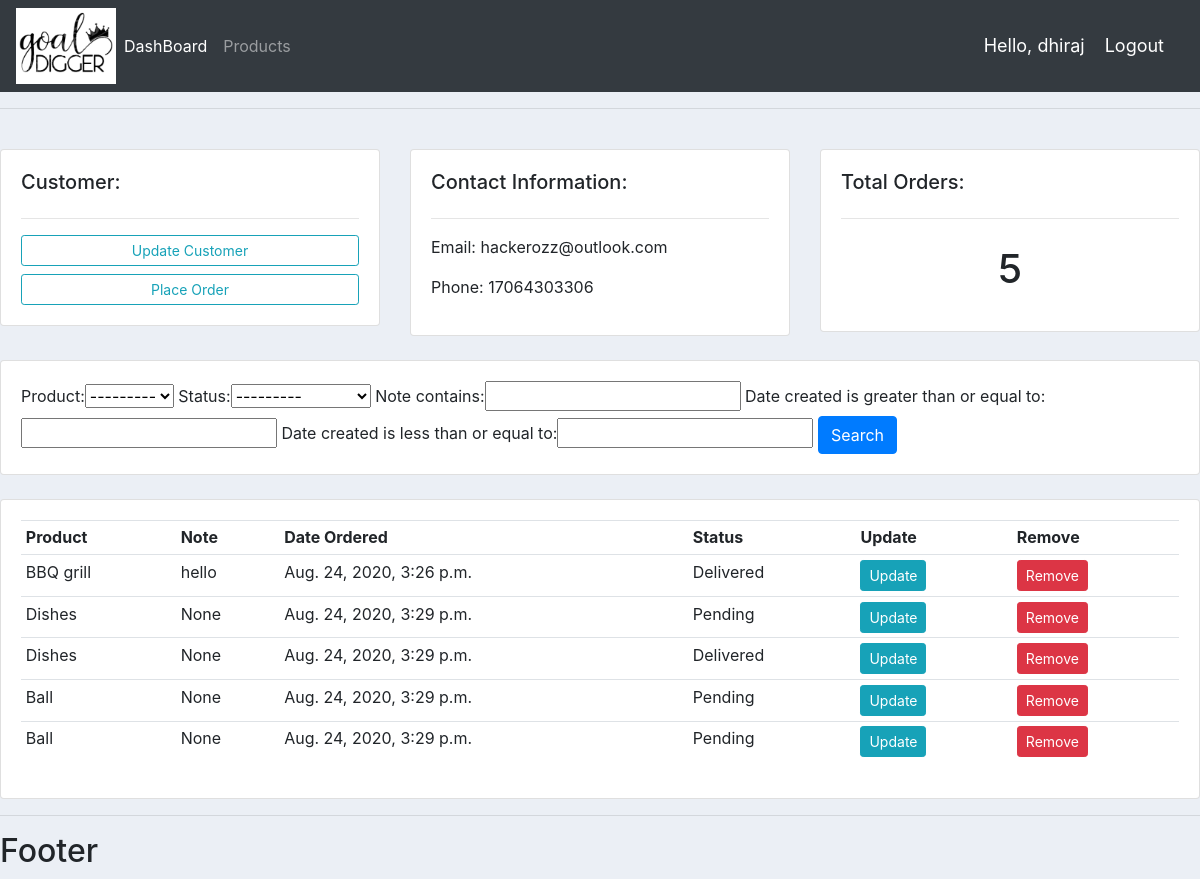
Page /customer/5/ (signed in) on the committed database.
### accounts/models.py (models this page shows, shortened)
class Customer(models.Model):
    user = models.OneToOneField(User, null=True,blank=True, on_delete=models.CASCADE)
    name = models.CharField(max_length=200, null=True)
    phone = models.CharField(max_length=200, null=True)
    email = models.CharField(max_length=200, null=True)
    profile_pic = models.ImageField(default="profile1.png", null=True, blank=True)
    date_created = models.DateTimeField(auto_now_add=True, null=True)

class Order(models.Model):
    STATUS = (
        ('Pending', 'Pending'),
        ('Out for delivery', 'Out for delivery'),
        ('Delivered', 'Delivered'),
    )
    customer = models.ForeignKey(Customer, null=True, on_delete=models.CASCADE)
    product = models.ForeignKey(Product, null=True, on_delete=models.SET_NULL)
    date_created = models.DateTimeField(auto_now_add=True, null=True)
    status = models.CharField(max_length=200, null=True, choices=STATUS)
    note = models.CharField(max_length=1000, null=True)

class Product(models.Model):
    CATEGORY = (
        ('Indoor', 'Indoor'),
        ('Out Door', 'Out Door')
        )
    name = models.CharField(max_length=200, null=True)
    price = models.FloatField(null=True)
    category = models.CharField(max_length=200, null=True, choices=CATEGORY)
    discription = models.CharField(max_length=200, null=True, blank=True)
    date_created = models.DateTimeField(auto_now_add=True, null=True)
    tags = models.ManyToManyField(Tag)
    def __str__(self):
        return self.name

### accounts/decorators.py (the view)
        def wrapper_func(request, *args, **kwargs):
            group = None
            if request.user.groups.exists():
                group = request.user.groups.all()[0].name
            if group in allowed_roles:
                return view_func(request, *args, **kwargs)
            else:
                return HttpResponse('You are not authorized to view this page')

### accounts/views.py (called while the page is built)
@login_required(login_url='login')
@allowed_users(allowed_roles=['admin'])
def customers(request, pk_test):
    customer = Customer.objects.get(id=pk_test)
    orders = customer.order_set.all()
    order_count = orders.count()
    myfilter = OrderFilter(request.GET, queryset=orders)
    orders = myfilter.qs
    context = {
        'customer': customer,
        'orders': orders,
        'order_count': order_count,
        'myfilter': myfilter,
    }
    return render(request, 'accounts/customers.html', context)

### accounts/templates/accounts/customers.html
{% extends 'accounts/main.html' %}
{% block content %}
    <br>
<div class="row">
    <div class="col-md">
        <div class="card card-body">
            <h5>Customer:</h5>
            <hr>
            <a href="" class="btn btn-outline-info btn-sm btn-block">Update Customer</a>
            <a href="{% url 'create_order' customer.id %}" class="btn btn-outline-info btn-sm btn-block">Place Order</a>
        </div>
    </div>
    <div class="col-md">
        <div class="card card-body">
            <h5>Contact Information:</h5>
            <hr>
            <p>Email: {{ customer.email }}</p>
            <p>Phone: {{ customer.phone }}</p>
        </div>
    </div>
    <div class="col-md">
        <div class="card card-body">
            <h5>Total Orders:</h5>
            <hr>
            <h1 style="text-align: center; padding: 10px;">{{ order_count }}</h1>
        </div>
    </div>
</div>
<br>
<div class="row">
    <div class="col">
        <div class="card card-body">
            <form action="" method="GET">
                {{myfilter.form}}
                <button class="btn btn-primary" type="submit">Search</button>
            </form>
        </div>
    </div>
</div>
<br>
<div class="row">
    <div class="col-md">
        <div class="card card-body">
            <table class="table table-sm">
                <tr>
                    <th>Product</th>
                    <th>Note</th>
                    <th>Date Ordered</th>
                    <th>Status</th>
                    <th>Update</th>
                    <th>Remove</th>
                </tr>
                {% for order in orders %}
                    <tr>
                        <td>{{ order.product.name }}</td>
                        <td>{{ order.note }}</td>
                        <td>{{ order.product.date_created }}</td>
                        <td>{{ order.status }}</td>
                        <td><a class="btn btn-sm btn-info" href="{% url 'update_order' order.id %}">Update</a></td>
                        <td><a class="btn btn-sm btn-danger" href="{% url 'delete_order' order.id %}">Remove</a></td>
                    </tr>
                {% endfor %}
            </table>
        </div>
    </div>
</div>
{% endblock %}

### accounts/templates/accounts/navbar.html (shortened to what this page needs)
{% load static %}
<nav class="navbar navbar-expand-lg navbar-dark bg-dark">
    <img src="{% static  '/images/gold-diggers2.jpg'  %}" alt="" style="width: 100px;">
    <div class="collapse navbar-collapse" id="navbarNav">
      <ul class="navbar-nav">
        {% if request.user.is_staff %}
        <li class="nav-item active">
          <a class="nav-link" href="{% url 'home'  %}">DashBoard</a>
        </li>
        <li class="nav-item">
          <a class="nav-link" href="{% url 'products'  %}">Products</a>
        </li>
        {% else %}
        <li class="nav-item">
          <a href="{% url 'account' %}" class="nav-link">Setting</a>
        </li>
        {% endif %}
      </ul>
    </div>
      <span id="hello-msg"><a href="{% url 'user-page' %}">Hello, {{ request.user }}</a></span>
      <span><a class="hello-msg" href="{% url 'logout' %}">Logout</a></span>
  </nav>

### static/css/main.css (style rules this page uses)
body { background-color: #ebeff5; }

### accounts/templates/accounts/navbar.html (style rules this page uses)
#hello-msg a { font-size: 18px; color: #fff; margin-right: 20px; }
.hello-msg { font-size: 18px; color: #fff; margin-right: 20px; }

### rows in the picture
Customer: email "hackerozz@outlook.com", phone "17064303306"
Order: product.name "BBQ grill", note "hello", product.date_created "Aug. 24, 2020, 3:26 p.m.", status "Delivered"
Order: product.name "Dishes", note "None", product.date_created "Aug. 24, 2020, 3:29 p.m.", status "Pending"
Order: product.name "Dishes", note "None", product.date_created "Aug. 24, 2020, 3:29 p.m.", status "Delivered"
Order: product.name "Ball", note "None", product.date_created "Aug. 24, 2020, 3:29 p.m.", status "Pending"
Order: product.name "Ball", note "None", product.date_created "Aug. 24, 2020, 3:29 p.m.", status "Pending"

### other values in the picture
{{ request.user }} "dhiraj"
{{ order_count }} "5"
